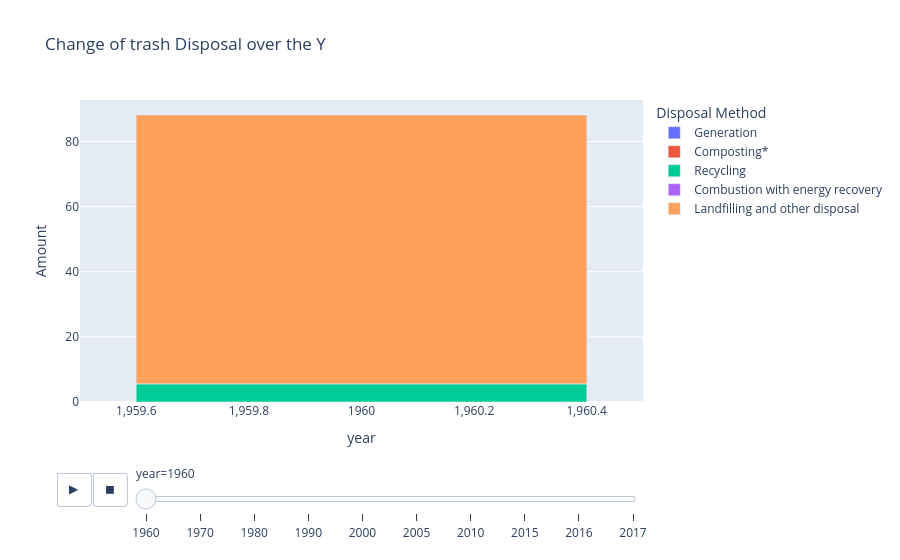

Source (notebook cell):
### Code cell
import plotly.express as px

fig = px.bar(df2,x='year',y='Value',color = 'Type',animation_frame='year',
             labels={'Value':'Amount','Type':'Disposal Method'},
             title='Change of trash Disposal over the Y')

fig.show()

### Figure 1 — Plotly figure (JSON) as saved in the notebook; plotly's stock layout.template omitted (floating-point values rounded to 4 significant figures)
{"data": [{"hovertemplate": "Disposal Method=Generation<br>year=%{x}<br>Amount=%{y}<extra></extra>", "legendgroup": "Generation", "marker": {"color": "#636efa", "pattern": {"shape": ""}}, "name": "Generation", "orientation": "v", "showlegend": true, "textposition": "auto", "type": "bar", "x": [1960], "xaxis": "x", "y": [88.1], "yaxis": "y"}, {"hovertemplate": "Disposal Method=Composting*<br>year=%{x}<br>Amount=%{y}<extra></extra>", "legendgroup": "Composting*", "marker": {"color": "#EF553B", "pattern": {"shape": ""}}, "name": "Composting*", "orientation": "v", "showlegend": true, "textposition": "auto", "type": "bar", "x": [1960], "xaxis": "x", "y": [NaN], "yaxis": "y"}, {"hovertemplate": "Disposal Method=Recycling<br>year=%{x}<br>Amount=%{y}<extra></extra>", "legendgroup": "Recycling", "marker": {"color": "#00cc96", "pattern": {"shape": ""}}, "name": "Recycling", "orientation": "v", "showlegend": true, "textposition": "auto", "type": "bar", "x": [1960], "xaxis": "x", "y": [5.6], "yaxis": "y"}, {"hovertemplate": "Disposal Method=Combustion with energy recovery<br>year=%{x}<br>Amount=%{y}<extra></extra>", "legendgroup": "Combustion with energy recovery", "marker": {"color": "#ab63fa", "pattern": {"shape": ""}}, "name": "Combustion with energy recovery", "orientation": "v", "showlegend": true, "textposition": "auto", "type": "bar", "x": [1960], "xaxis": "x", "y": [0.0], "yaxis": "y"}, {"hovertemplate": "Disposal Method=Landfilling and other disposal<br>year=%{x}<br>Amount=%{y}<extra></extra>", "legendgroup": "Landfilling and other disposal", "marker": {"color": "#FFA15A", "pattern": {"shape": ""}}, "name": "Landfilling and other disposal", "orientation": "v", "showlegend": true, "textposition": "auto", "type": "bar", "x": [1960], "xaxis": "x", "y": [82.5], "yaxis": "y"}], "layout": {"barmode": "relative", "legend": {"title": {"text": "Disposal Method"}, "tracegroupgap": 0}, "sliders": [{"active": 0, "currentvalue": {"prefix": "year="}, "len": 0.9, "pad": {"b": 10, "t": 60}, "steps": [{"args": [["1960"], {"frame": {"duration": 0, "redraw": true}, "fromcurrent": true, "mode": "immediate", "transition": {"duration": 0, "easing": "linear"}}], "label": "1960", "method": "animate"}, {"args": [["1970"], {"frame": {"duration": 0, "redraw": true}, "fromcurrent": true, "mode": "immediate", "transition": {"duration": 0, "easing": "linear"}}], "label": "1970", "method": "animate"}, {"args": [["1980"], {"frame": {"duration": 0, "redraw": true}, "fromcurrent": true, "mode": "immediate", "transition": {"duration": 0, "easing": "linear"}}], "label": "1980", "method": "animate"}, {"args": [["1990"], {"frame": {"duration": 0, "redraw": true}, "fromcurrent": true, "mode": "immediate", "transition": {"duration": 0, "easing": "linear"}}], "label": "1990", "method": "animate"}, {"args": [["2000"], {"frame": {"duration": 0, "redraw": true}, "fromcurrent": true, "mode": "immediate", "transition": {"duration": 0, "easing": "linear"}}], "label": "2000", "method": "animate"}, {"args": [["2005"], {"frame": {"duration": 0, "redraw": true}, "fromcurrent": true, "mode": "immediate", "transition": {"duration": 0, "easing": "linear"}}], "label": "2005", "method": "animate"}, {"args": [["2010"], {"frame": {"duration": 0, "redraw": true}, "fromcurrent": true, "mode": "immediate", "transition": {"duration": 0, "easing": "linear"}}], "label": "2010", "method": "animate"}, {"args": [["2015"], {"frame": {"duration": 0, "redraw": true}, "fromcurrent": true, "mode": "immediate", "transition": {"duration": 0, "easing": "linear"}}], "label": "2015", "method": "animate"}, {"args": [["2016"], {"frame": {"duration": 0, "redraw": true}, "fromcurrent": true, "mode": "immediate", "transition": {"duration": 0, "easing": "linear"}}], "label": "2016", "method": "animate"}, {"args": [["2017"], {"frame": {"duration": 0, "redraw": true}, "fromcurrent": true, "mode": "immediate", "transition": {"duration": 0, "easing": "linear"}}], "label": "2017", "method": "animate"}], "x": 0.1, "xanchor": "left", "y": 0, "yanchor": "top"}], "title": {"text": "Change of trash Disposal over the Y"}, "updatemenus": [{"buttons": [{"args": [null, {"frame": {"duration": 500, "redraw": true}, "fromcurrent": true, "mode": "immediate", "transition": {"duration": 500, "easing": "linear"}}], "label": "&#9654;", "method": "animate"}, {"args": [[null], {"frame": {"duration": 0, "redraw": true}, "fromcurrent": true, "mode": "immediate", "transition": {"duration": 0, "easing": "linear"}}], "label": "&#9724;", "method": "animate"}], "direction": "left", "pad": {"r": 10, "t": 70}, "showactive": false, "type": "buttons", "x": 0.1, "xanchor": "right", "y": 0, "yanchor": "top"}], "xaxis": {"anchor": "y", "categoryarray": [1960, 1970, 1980, 1990, 2000, 2005, 2010, 2015, 2016, 2017], "categoryorder": "array", "domain": [0, 1], "title": {"text": "year"}}, "yaxis": {"anchor": "x", "domain": [0, 1], "title": {"text": "Amount"}}}}
